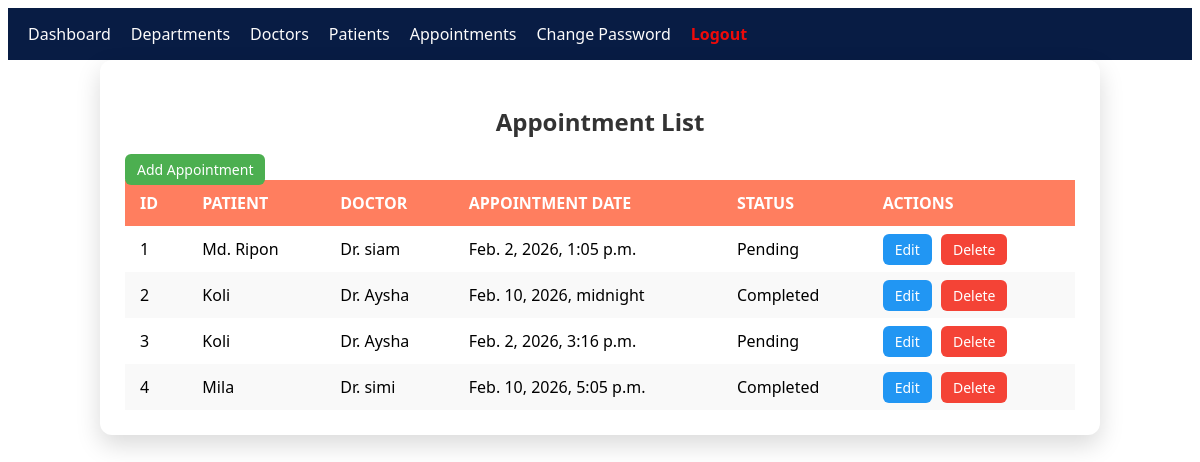
The app's page /appointment_list/ (signed in) with its own data.
### myapp/models.py (models this page shows, shortened)
class Appointment(models.Model):
    Status = [
        ('Pending', 'Pending'),
        ('Completed', 'Completed'),
        ('Cancelled', 'Cancelled'),
    ]
    patient = models.ForeignKey(Patient, on_delete=models.CASCADE, null=True)
    doctor = models.ForeignKey(Doctor, on_delete=models.CASCADE, null=True)
    appointment_date = models.DateTimeField(null=True)
    status = models.CharField(choices=Status, max_length=100, null=True)

class Patient(models.Model):
    GENDER_TYPES = [
        ('Female', 'Female'),
        ('Male', 'Male'),
        ('Others', 'Others'),
    ]
    user = models.OneToOneField(CustomUser, on_delete=models.CASCADE, null= True)
    name = models.CharField(max_length=100, null=True)
    age = models.IntegerField(null=True)
    gender = models.CharField(choices=GENDER_TYPES, max_length=100, null=True)
    phone = models.IntegerField(null=True)
    address = models.TextField(null=True)
    doctor = models.ForeignKey(Doctor, on_delete=models.CASCADE, null=True)

class Doctor(models.Model):
    Doctor_Types = [
        ('Dentist', 'Dentist'),
        ('Dermatologist', 'Dermatologist'),
    ]
    user = models.OneToOneField(CustomUser,on_delete=models.CASCADE, null=True)
    name = models.CharField(max_length=100, null=True)
    specialization = models.CharField(choices=Doctor_Types, max_length=100, null=True)
    phone = models.IntegerField(null=True)
    email = models.EmailField(null=True)
    department = models.ForeignKey(Department, on_delete=models.CASCADE, null=True)

### myapp/views.py (the view)
# urls.py: path('appointment_list/', appointment_list, name="appointment_list"),
@login_required
def appointment_list(request):
    appointments = Appointment.objects.all()
    return render(request, 'appointment/appointment_list.html', {'appointments': appointments})

### myapp/templates/appointment/appointment_list.html (shortened to what this page needs)
{% extends 'master/base.html' %}
{% block body %}
<!DOCTYPE html>
<html lang="en">
<head>
</head>
<body>
  <div class="category-list-box">
    <h2>Appointment List</h2>
    <a href="{% url 'add_appointment' %}" class="action-btn view-btn">
      Add Appointment
    </a>
    <table class="category-table">
      <thead>
        <tr>
          <th>ID</th>
          <th>Patient</th>
          <th>Doctor</th>
          <th>Appointment Date</th>
          <th>Status</th>
          <th>Actions</th>
        </tr>
      </thead>
      <tbody>
        {% for a in appointments %}
        <tr>
          <td>{{ forloop.counter }}</td>
          <td>{{ a.patient.name }}</td>
          <td>{{ a.doctor.name }}</td>
          <td>{{ a.appointment_date }}</td>
          <td>{{ a.status }}</td>
          <td>
            <a href="{% url 'edit_appointment' a.id %}" class="action-btn edit-btn">Edit</a>
            <a href="{% url 'delete_appointment' a.id %}" class="action-btn delete-btn">Delete</a>
          </td>
        </tr>
        {% empty %}
        <tr>
          <td colspan="6">No appointments found.</td>
        </tr>
        {% endfor %}
      </tbody>
    </table>
  </div>
</body>
</html>
{% endblock %}

### myapp/templates/appointment/appointment_list.html (style rules this page uses)
* { box-sizing: border-box; font-family: 'Segoe UI', Tahoma, sans-serif; }
.category-list-box { max-width: 1000px; margin: auto; background: #fff; border-radius: 12px; padding: 25px; box-shadow: 0 10px 25px rgba(0, 0, 0, 0.15); }
.category-list-box h2 { text-align: center; margin-bottom: 20px; color: #333; }
.category-table { width: 100%; border-collapse: collapse; }
.category-table th, .category-table td { text-align: left; padding: 12px 15px; }
.category-table th { background: #ff7e5f; color: #fff; font-weight: 600; text-transform: uppercase; }
.category-table tr:nth-child(even) { background: #f9f9f9; }
.action-btn { padding: 6px 12px; border-radius: 6px; text-decoration: none; font-size: 14px; margin-right: 5px; }
.view-btn { background: #4caf50; color: #fff; }
.edit-btn { background: #2196f3; color: #fff; }
.delete-btn { background: #f44336; color: #fff; }

### records on screen
Appointment: patient.name "Md. Ripon", doctor.name "Dr. siam", appointment_date "Feb. 2, 2026, 1:05 p.m.", status "Pending"
Appointment: patient.name "Koli", doctor.name "Dr. Aysha", appointment_date "Feb. 10, 2026, midnight", status "Completed"
Appointment: patient.name "Koli", doctor.name "Dr. Aysha", appointment_date "Feb. 2, 2026, 3:16 p.m.", status "Pending"
Appointment: patient.name "Mila", doctor.name "Dr. simi", appointment_date "Feb. 10, 2026, 5:05 p.m.", status "Completed"
